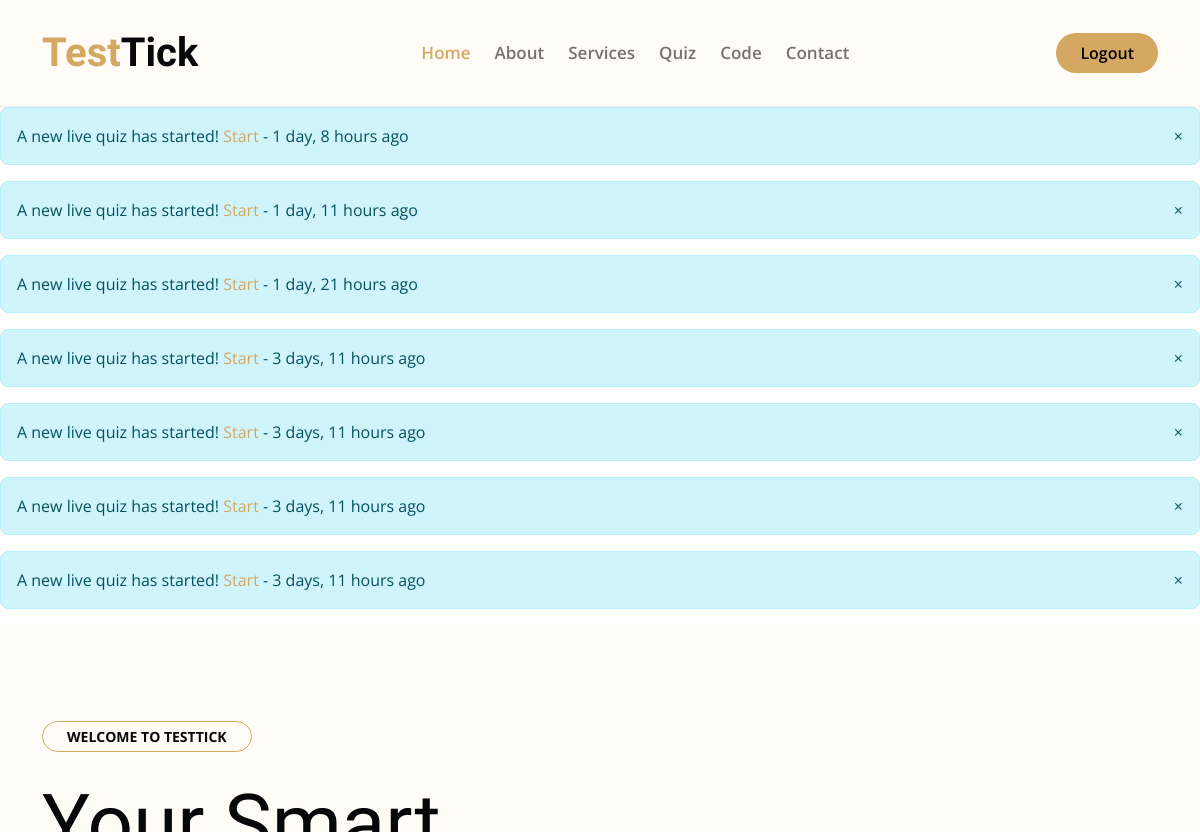
Before: / (signed in, upper part) with the older database file.
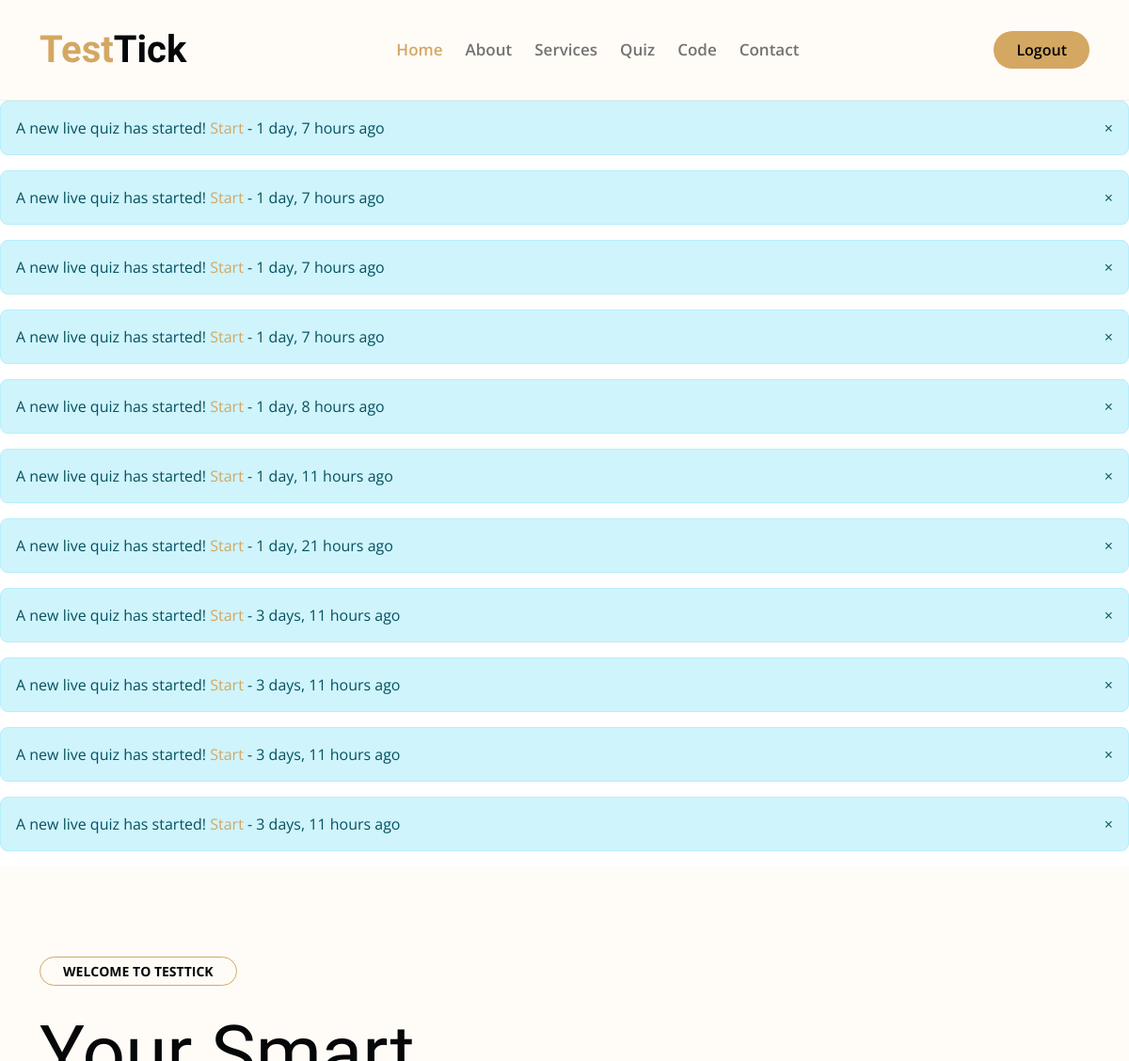
After: the same page with the newer database file.
### users/models.py (models this page shows, shortened)
class Notification(models.Model):
    user = models.ForeignKey(User, on_delete=models.CASCADE)
    message = models.TextField()
    created_at = models.DateTimeField(auto_now_add=True)
    read = models.BooleanField(default=False)

### pages/views.py (the view)
# urls.py: 2. Add a URL to urlpatterns:  path('', views.home, name='home')
def home(request):
    notifications = ""
    try:
        notifications = Notification.objects.filter(user=request.user, read=False).order_by('-created_at')
    except Exception as e:
        print(e)
    return render(request, 'pages/home.html',{'notifications': notifications})

### pages/templates/pages/home.html (shortened to what this page needs)
{% extends 'base.html' %}
{% load static %}
{% load humanize %}
{% block content %}
<div id="notification-container">
    {% for note in notifications %}
      <div class="alert alert-info notification" data-id="{{ note.id }}">
        <span class="close-btn" style="float:right; cursor:pointer;">&times;</span>
        A new live quiz has started! <a class="noti_links" href="{{ note.message }}">Start</a> - {{ note.created_at|naturaltime }}
      </div>
    {% endfor %}
  </div>
<div class="container-fluid bg-light py-6 my-6 mt-0">
    <div class="container">
        <div class="row g-5 align-items-center">
            <div class="col-lg-7 col-md-12">
                <small
                    class="d-inline-block fw-bold text-dark text-uppercase bg-light border border-primary rounded-pill px-4 py-1 mb-4 animated bounceInDown">Welcome
                    to TestTick</small>
                <h1 class="display-1 mb-4 animated bounceInDown"> Your Smart Companion for Online <span class="text-primary">Quizzes </span>& Assessments </h1>
            </div>
        </div>
    </div>
</div>
{% endblock %}

Changed rows visible on the page:
added Notification: created_at "1 day, 7 hours ago"
added Notification: created_at "1 day, 7 hours ago"
added Notification: created_at "1 day, 7 hours ago"
added Notification: created_at "1 day, 7 hours ago"
